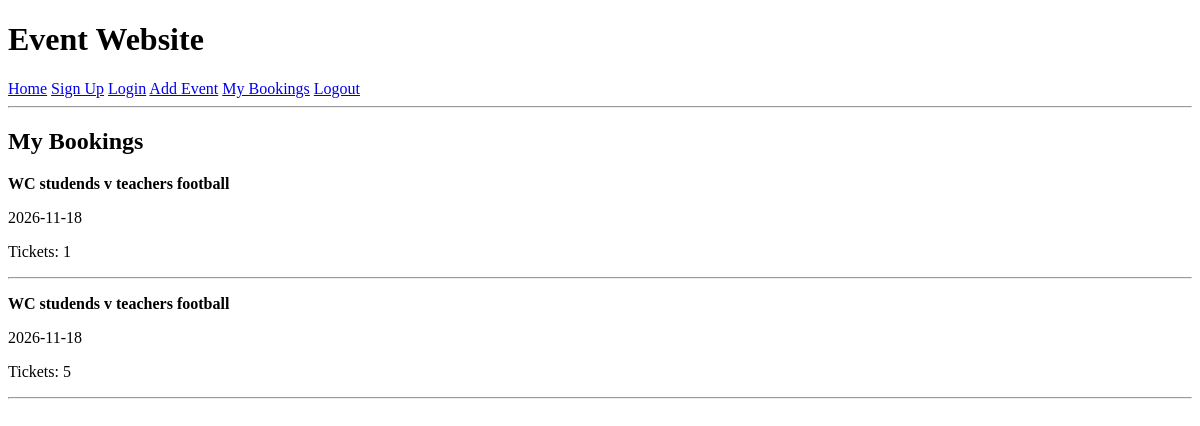
Page /my_bookings (signed in) on the earlier database version.
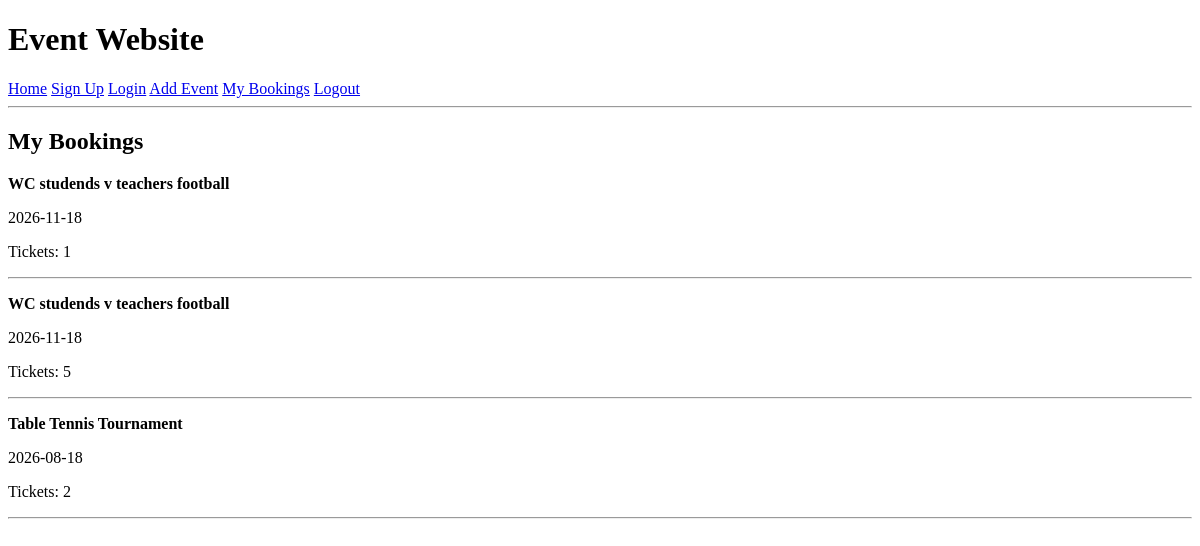
Same page on the later database version.
### tables this page shows
CREATE TABLE bookings
(
    booking_id  integer
        primary key autoincrement,
    fk_user_id  integer not null,
    fk_event_id integer not null,
    tickets     integer not null
);

CREATE TABLE "events"
(
    event_id          INTEGER
        primary key autoincrement,
    event_name        TEXT    not null,
    event_date        TEXT    not null,
    event_location    TEXT    not null,
    event_description TEXT    not null,
    fk_user_id        INTEGER not null
);

### app.py (the view)
@app.route('/my_bookings')
def my_bookings():
    if "user_id" not in session:
        return redirect("/login?error=log+in+first")
    con = connect_db()
    cur = con.cursor()
    query = """
    SELECT bookings.*, events.event_name, events.event_date
    FROM bookings
    JOIN  events ON bookings.fk_event_id = events.event_id
    WHERE bookings.fk_user_id = ?
    """
    cur.execute(query, (session["user_id"],))
    booking_list = cur.fetchall()
    con.close()
    return render_template("my_bookings.html", booking_list=booking_list)

### app.py (called while the page is built)
def connect_db():
    con = sqlite3.connect("identifier.sqlite")
    con.row_factory = sqlite3.Row
    return con

### templates/my_bookings.html
{%  extends "base.html" %}
{% block content %}
<h2>My Bookings</h2>
{% for booking in booking_list %}
    <p><b>{{ booking["event_name"] }}</b></p>
    <p>{{ booking["event_date"] }}</p>
    <p>Tickets: {{ booking["tickets"] }}</p>
    <hr>
{% endfor %}
{% endblock %}

Differences in the rows shown:
added bookings: event_name "Table Tennis Tournament", event_date "2026-08-18", tickets "2"
